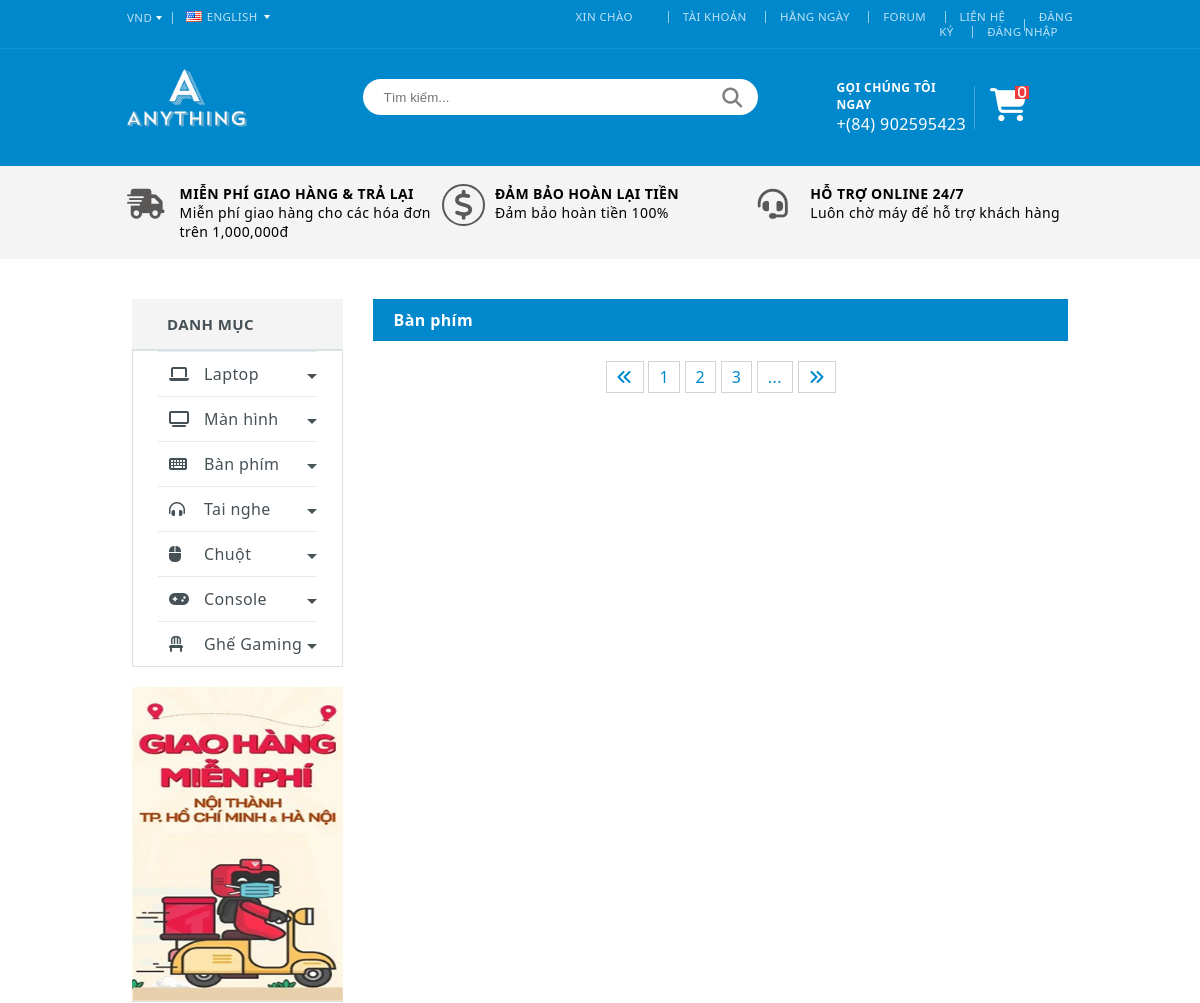
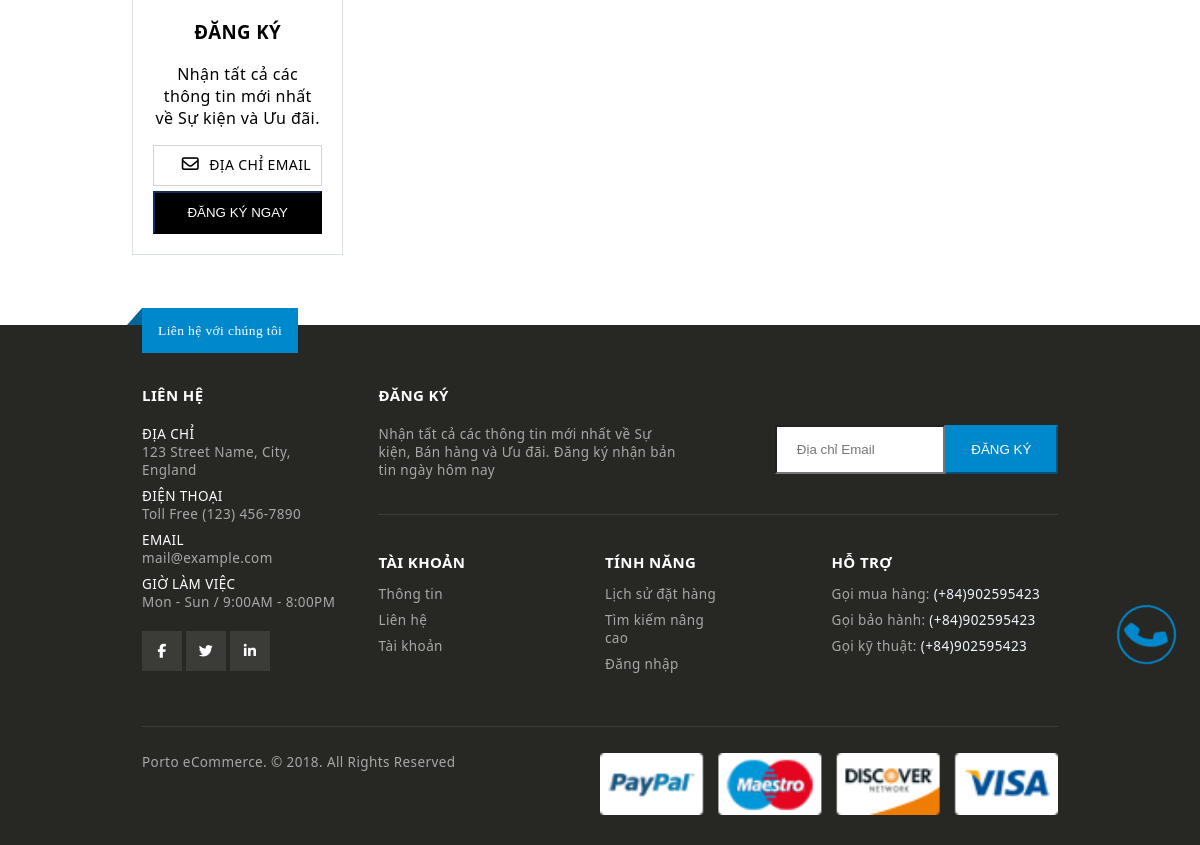
Page /controller/index.php?ctrl=products&idcategory=37 on the committed database (2 pictures, top to bottom).
### tables this page shows
CREATE TABLE `loai` (
  `id` int(11) NOT NULL,
  `name` varchar(100) NOT NULL,
  `mo_ta` varchar(250) DEFAULT NULL,
  `hot` int(11) NOT NULL DEFAULT 0,
  `stt` int(11) NOT NULL
);

### model/connect.php (called while the page is built, shortened)
<?php
    class connect {
        var $db = null;
        function __construct () {
            $dsn = "mysql:host=localhost;dbname=anything";
            $user = 'root';
            $pass = '';
            $this->db = new PDO($dsn , $user, $pass,
                array(PDO::MYSQL_ATTR_INIT_COMMAND => "SET NAMES utf8"));
            $this->db->setAttribute(PDO::ATTR_ERRMODE,PDO::ERRMODE_EXCEPTION);
        }
        function getList ($select){
            $result = $this -> db -> query($select);
            return $result;
        }
        function getInstance ($select){
            $results = $this -> db -> query($select);
            $result = $results ->fetch();
            return $result;
        }
    }
?>

### model/category.php (called while the page is built, shortened)
<?php
class category {
    public function getCategory(){
        $db = new connect();
        $strQuery = "select * from loai";
        $r = $db->getList($strQuery);
        return $r;
    }
    public function getCategorybyId($id){
        $db = new connect();
        $strQuery = "select * from loai where id=$id";
        $r = $db->getInstance($strQuery);
        return $r;
    }
}
?>

### views/menu.php (the view)
<div class="aside-menu col 12">
    <h4>
        DANH MỤC
    </h4>
    <nav>
    <ul>
    <?php
        while($cate = $categories->fetch()){
            echo '<li>
            <a href="?ctrl=products&idcategory='.$cate[0].'"><i class="'.$cate[2].'"></i>'.$cate[1].'</a>
        </li>';
        }
    ?>
    </ul>
    </nav>
</div>

### views/products.php (shortened to what this page needs)
<section>
    <div class="container">
        <div class="row">
            <aside class="col l3 padding-left-right-15">
                <?php
                    include '../views/menu.php';
                 ?>
                <div class="col l12" style="margin-top:20px">
                    <?php
                 include '../views/subscribe.php';
                 ?>
                </div>
            </aside>
            <article class="col l9">
                <div class="row padding-left-right-15">
                    <div class="col l12 title-products">
                        <?php echo $classCategory->getCategorybyId($_GET['idcategory'])[1]; ?>
                    </div>
                </div>
                <div class="row">
                    <div class="col l12 center">
                        <div class="pagination" style="margin-top:25px">
                            <ul>
                                <li>
                                    <a href=""><i class="fas fa-angle-double-left"></i></a>
                                </li>
                                <li>
                                    <a href="">1</a>
                                </li>
                                <li>
                                    <a href="">2</a>
                                </li>
                                <li>
                                    <a href="">3</a>
                                </li>
                                <li>
                                    <a href="">...</a>
                                </li>
                                <li>
                                    <a href=""><i class="fas fa-angle-double-right"></i></a>
                                </li>
                            </ul>
                        </div>
                    </div>
                </div>
            </article>
        </div>
    </div>
</section>

### views/css/myStyle.css (style rules this page uses)
.container:after, .container:before, .row:after, .row:before, .row-padding:after, .row-padding:before, .clear:after, .clear:before { content: ""; display: table; clear: both }
.col { float: left; width: 100% }
@media (min-width:993px) { .col.l3 { width: 24.99999% } }
@media (min-width:993px) { .col.l9 { width: 74.99999% } }
@media (min-width:993px) { .col.l12 { width: 99.99999% } }
.container { padding: 0.01em 25px; width: 83%; margin: auto; }
section .container { padding: 0.01em 15px; width: 83%; margin: auto; }
body { margin: 0; letter-spacing: .025rem; font-family: 'Segoe UI', Tahoma, Geneva, Verdana, sans-serif; }
section { padding-top: 10px; padding-bottom: 10px; }
.center { text-align: center; }
a { color: white; }
.padding-left-right-15 { padding-left: 15px; padding-right: 15px; }
aside nav ul { padding: 0; margin: 0; border: 1px solid #dae2e6; }
aside nav ul li { list-style-type: none; text-decoration: none; padding-left: 25px; padding-right: 25px; }
aside nav ul li a { padding: 11px; display: block; color: #465157; border-top: 1px solid #e6ebee; position: relative; }
aside nav ul li a::after { position: absolute; top: 50%; right: 0; width: 0; height: 0; border-width: 5px 5px 0; border-style: solid; border-color: #465157 transparent transparent; content: ''; }
aside nav ul li a i { width: 35px; }
a { text-decoration: none; }
.aside-menu h4 { margin: 0; font-size: 15px; padding: 15px 35px; color: #465157; border-bottom: 1px solid #dae2e6; background-color: #f4f4f4; }
ul { text-decoration: none; list-style-type: none; padding: 0; margin: 0; }
.title-products { background-color: #08c; color: white; padding: 10px 20px; font-weight: bold; }
.pagination ul li { display: inline; }
.pagination a { color: #08c; border: solid 1px lightgray; padding: 4px 10px; }

### rows in the picture
loai: name "Laptop"
loai: name "Màn hình"
loai: name "Bàn phím"
loai: name "Tai nghe"
loai: name "Chuột"
loai: name "Console"
loai: name "Ghế Gaming"
